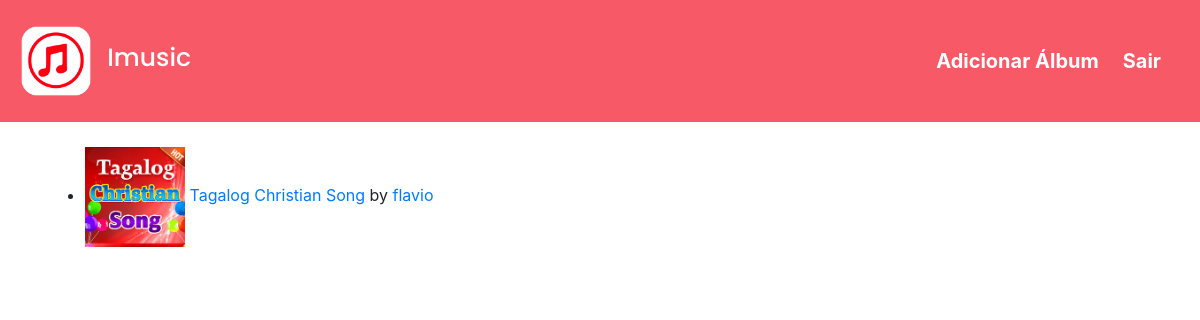
The app's page / (signed in) with its own data.
### plataforma/models.py (models this page shows, shortened)
class Album(models.Model):
    nome_do_album = models.CharField(max_length=30)
    carregado_em = models.DateField(default=django.utils.timezone.now)
    logo_do_album = models.FileField(upload_to=user_directory_path)
    genero_do_album = models.CharField(max_length=30)
    artista_do_album = models.ForeignKey(User, on_delete=models.CASCADE, related_name='albuns')

### plataforma/views.py (the view)
# urls.py: 2. Add a URL to urlpatterns:  path('', views.home, name='home')
@login_required(login_url='/auth/login')
def home(request):
    albuns = Album.objects.all()
    return render(request, 'home.html', {'albuns': albuns})

### plataforma/templates/home.html (shortened to what this page needs)
{% extends 'base.html' %}
{% load static %}
{% block 'head' %}
    <link rel="stylesheet" href="{% static 'plataforma/css/home.css' %}">
{% endblock 'head' %}
{% block 'body' %}
    <div class="container margin_top">
        <ul class="home-list">
            {% for album in albuns %}
                <li>
                    <span>
                        <a href="{% url 'plataforma:detalhe_album' username=album.artista_do_album album=album.nome_do_album %}" class="home-a">
                            <img src="{{album.logo_do_album.url}}" style="width:100px">
                        </a>
                    </span>
                    <span style="color: #007bff">{{album.nome_do_album}}</span> by
                    <a href="{% url 'plataforma:detalhe_perfil' username=album.artista_do_album %}" class="home-a">
                        {{album.artista_do_album}}
                    </a>
                </li>
            {% endfor %}
        </ul>
    </div>
{% endblock 'body' %}

### templates/static/plataforma/css/home.css (style rules this page uses)
.margin_top { margin-top: 25px; }

### records on screen
Album: logo_do_album (picture), nome_do_album "Tagalog Christian Song", artista_do_album "flavio"
